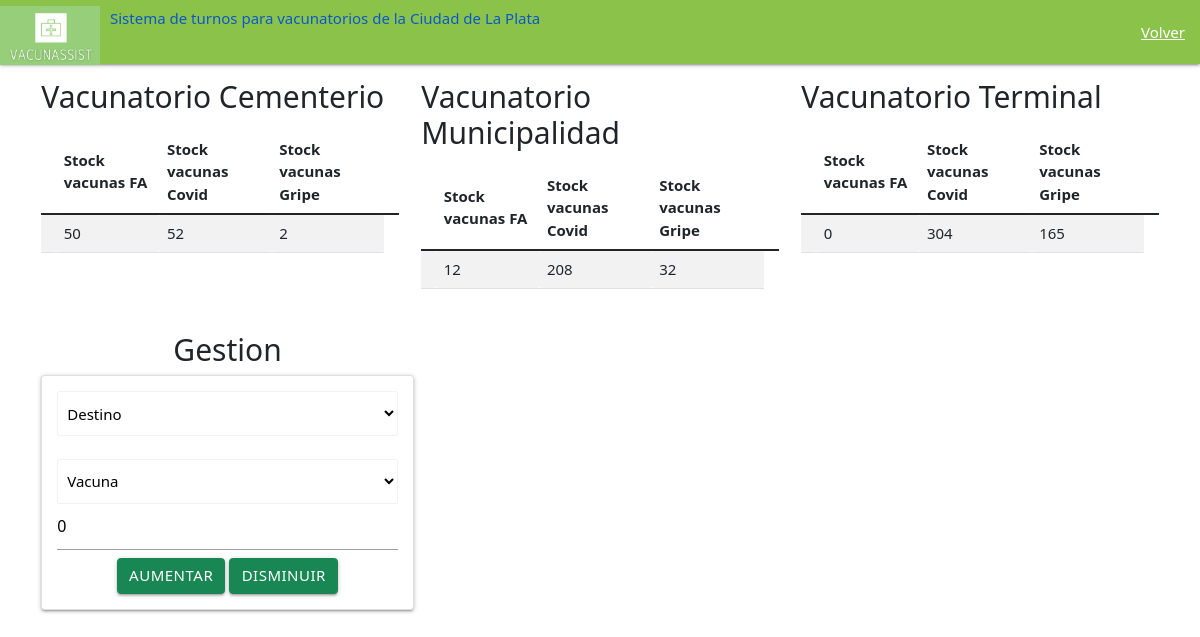
The page /editarStockVacunatorio/ (signed in) on the database its author committed.
### main/models.py (models this page shows, shortened)
class Vacunatorio(models.Model):
    administrador_nombre= models.CharField(max_length=100)
    vacunatorio_zona= models.CharField(max_length=100)
    stock_vac_fa=models.IntegerField()
    stock_vac_covid=models.IntegerField()
    stock_vac_gripe=models.IntegerField()

### main/views.py (the view)
# urls.py: path('editarStockVacunatorio/', views.editarStockVacunatorio, name= 'editarStockVacunatorio' ),
@login_required(login_url='/login/')
def editarStockVacunatorio(request):
    vacunatorioCementerio=Vacunatorio.objects.get(vacunatorio_zona='Cementerio Municipal')
    vacunatorioMunicipalidad=Vacunatorio.objects.get(vacunatorio_zona='Municipalidad')
    vacunatorioTerminal=Vacunatorio.objects.get(vacunatorio_zona='Terminal de Omnibus')
    return render(request, "main/editarStockVacunatorio.html",{"vacunatorioC":vacunatorioCementerio,"vacunatorioMuni":vacunatorioMunicipalidad,"vacunatorioTerm":vacunatorioTerminal})

### main/templates/main/editarStockVacunatorio.html (shortened to what this page needs)
<!DOCTYPE html>
{% load static %}
<html lang="en" dir="ltr">
  <head>
        <link rel="stylesheet" href="https://cdnjs.cloudflare.com/ajax/libs/materialize/1.0.0/css/materialize.min.css">
        <link rel="stylesheet" href="https://cdnjs.cloudflare.com/ajax/libs/materialize/1.0.0/css/materialize.min.css">
        <link type='text/css' href="{% static 'css/estilo.css' %}" rel="stylesheet" />
    <link href="https://cdn.jsdelivr.net/npm/bootstrap@5.1.3/dist/css/bootstrap.min.css" rel="stylesheet">
    <nav>
        <div class="nav-wrapper  light-green">
          <a href="/" class="brand-logo">
            <img src="{% static 'imagenes/Logo_VacunAssist_recortado.png' %}" class="img-fluid" width="100" height="66">
          <div class="right"  style="margin: 9px 0px 0px 10px">
            <h6>Sistema de turnos para vacunatorios de la Ciudad de La Plata</h6>
            </div>
          </a>
          <ul id="nav-mobile" class="right hide-on-med">
            <li><a href="/inicio_admin/">Volver</a></li>
          </ul>
        </div>
      </nav>
      <body>
<div class="container py4">
    <div class="row">
         <div class="col s12 m6">
           <h2>Vacunatorio Cementerio</h2>
           <div class="table-responsive py-2">
             <table class="table table-striped">
               <thead>
                 <tr>
                  <th></th>
                   <th>Stock vacunas FA </th>
                   <th>Stock vacunas Covid</th>
                   <th>Stock vacunas Gripe</th>
                   <th colspan="2"></th>
                 </tr>
               </thead>
               <tbody>
                   <td>{{forloop.counter}}</td>
                   <td> {{vacunatorioC.stock_vac_fa}}</td>
                   <td>{{vacunatorioC.stock_vac_covid}}
                   <td>{{vacunatorioC.stock_vac_gripe}}</td>
               </tbody>
             </table>
           </div>
         </div>
         <div class="col s12 m6">
           <h2>Vacunatorio Municipalidad</h2>
           <div class="table-responsive py-2">
             <table class="table table-striped">
               <thead>
                 <tr>
                  <th></th>
                   <th>Stock vacunas FA </th>
                   <th>Stock vacunas Covid</th>
                   <th>Stock vacunas Gripe</th>
                   <th colspan="2"></th>
                 </tr>
               </thead>
               <tbody>
                   <td>{{forloop.counter}}</td>
                   <td> {{vacunatorioMuni.stock_vac_fa}}</td>
                   <td>{{vacunatorioMuni.stock_vac_covid}}
                   <td>{{vacunatorioMuni.stock_vac_gripe}}</td>
               </tbody>
             </table>
           </div>
         </div>
         <div class="col s12 m6">
           <h2>Vacunatorio Terminal</h2>
           <div class="table-responsive py-2">
             <table class="table table-striped">
               <thead>
                 <tr>
                  <th></th>
                   <th>Stock vacunas FA </th>
                   <th>Stock vacunas Covid</th>
                   <th>Stock vacunas Gripe</th>
                   <th colspan="2"></th>
                 </tr>
               </thead>
               <tbody>
                   <td>{{forloop.counter}}</td>
                   <td> {{vacunatorioTerm.stock_vac_fa}}</td>
                   <td>{{vacunatorioTerm.stock_vac_covid}}
                   <td>{{vacunatorioTerm.stock_vac_gripe}}</td>
               </tbody>
             </table>
           </div>
         </div>
    </div>
 </div>
<div class="center">
<div class="center">
<div class="container py4">
    <div class="col-sm-12 col-md-6 col-lg-4 col-xl-4">
        <h2> Gestion </h2>
          <div class="card">
            <div class="card-body">
              <form  action="/accionDeEdicionStock/" method="post">{% csrf_token %}
                <div class="input-field col s12 m6" style="margin: 0px 0px 0px 0px">
                <div class="form-group">
                  <select id= "destino" class="browser-default"   name="destino" required>
                    <option value="" disabled selected>Destino</option>
                  </select>
                </div>
                <br>
                <div class="form-group">
                  <select id= "vacuna"  class="browser-default"   name="vacuna" required>
                    <option value="" disabled selected>Vacuna</option>
                  </select>
                </div>
                <div class="form-group">
                  <input type="number" id="cantidad" name="cantidad" value="0" min="0" max="100" required>
                </div>
                <div class="form-group">
                    <input type="submit" value="aumentar" class="btn btn-success btn-block text-white" id="aumentar" name="aumentar" >  <input type="submit" value="disminuir" class="btn btn-success btn-block text-white" id="disminui" name="disminuir" >
                </div>
        </div>
   </div>
</div>
      </body>

### rows shown on the page
Vacunatorio: stock_vac_fa "50", stock_vac_covid "52", stock_vac_gripe "2"
Vacunatorio: stock_vac_fa "12", stock_vac_covid "208", stock_vac_gripe "32"
Vacunatorio: stock_vac_fa "0", stock_vac_covid "304", stock_vac_gripe "165"
